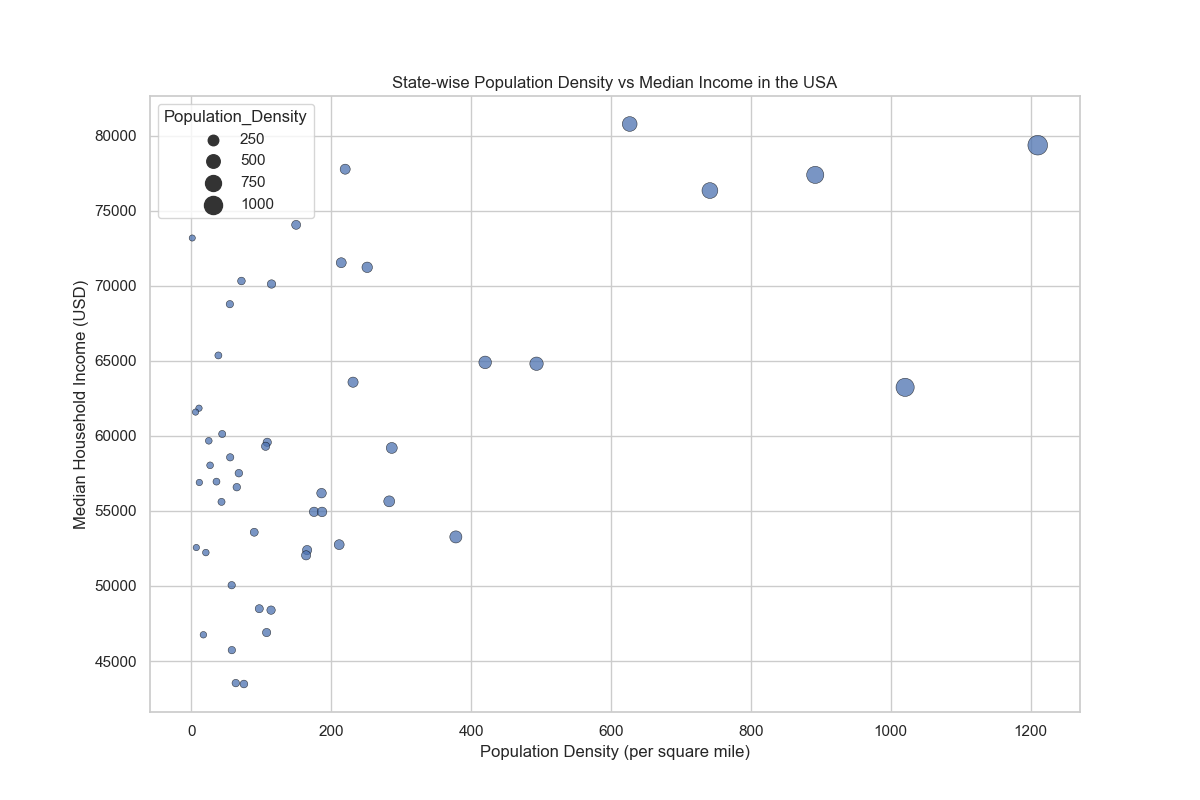

The script that drew this image:

import seaborn as sns
import pandas as pd
import matplotlib.pyplot as plt

# Define the data
data = {
    "State": ["California", "Texas", "Florida", "New York", "Pennsylvania", "Illinois", "Ohio", 
              "Georgia", "North Carolina", "Michigan", "New Jersey", "Virginia", "Washington", 
              "Arizona", "Massachusetts", "Tennessee", "Indiana", "Missouri", "Maryland", 
              "Wisconsin", "Colorado", "Minnesota", "South Carolina", "Alabama", "Louisiana",
              "Kentucky", "Oregon", "Oklahoma", "Connecticut", "Iowa", "Mississippi", "Arkansas", 
              "Kansas", "Utah", "Nevada", "New Mexico", "West Virginia", "Nebraska", "Idaho", 
              "Hawaii", "Maine", "New Hampshire", "Rhode Island", "Montana", "Delaware", "South Dakota", 
              "North Dakota", "Alaska", "Vermont", "Wyoming"],
    "Population_Density": [251.42, 108.50, 378.16, 420.08, 286.54, 231.16, 282.90, 
                           186.10, 211.36, 175.40, 1210.10, 214.30, 114.62, 64.95, 
                           892.00, 165.50, 186.84, 89.91, 626.70, 106.13, 55.05, 
                           71.59, 164.05, 97.11, 107.59, 113.95, 44.09, 57.65, 
                           741.40, 55.48, 63.50, 57.88, 35.90, 38.63, 26.80, 
                           17.20, 75.13, 24.90, 20.70, 219.94, 43.10, 149.80, 
                           1020.50, 7.10, 493.50, 11.40, 10.90, 1.30, 67.90, 6.00],
    "Median_Income": [71228, 59570, 53267, 64894, 59195, 63575, 55638, 56183, 52752, 54938, 
                      79363, 71535, 70116, 56581, 77385, 52392, 54933, 53578, 80776, 59305, 
                      68774, 70317, 52041, 48486, 46897, 48390, 60125, 50051, 76342, 58570, 
                      43529, 45726, 56951, 65358, 58038, 46748, 43469, 59670, 52225, 77765, 
                      55602, 74057, 63232, 52559, 64805, 56894, 61843, 73181, 57513, 61584]
}

# Create a DataFrame
df = pd.DataFrame(data)

# Create the scatterplot
plt.figure(figsize=(12, 8))
sns.scatterplot(x='Population_Density', y='Median_Income', data=df,
                palette=sns.color_palette(["#FF6347", "#4682B4"]),
                sizes=(20, 200), size='Population_Density', marker='o',
                edgecolor='black', alpha=0.75)

# Additional customizations for topic change
plt.title('State-wise Population Density vs Median Income in the USA')
plt.xlabel('Population Density (per square mile)')
plt.ylabel('Median Household Income (USD)')

# Show the plot
plt.show()
